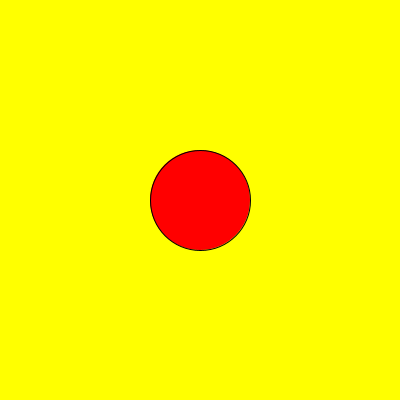
Frame 1 (no input)
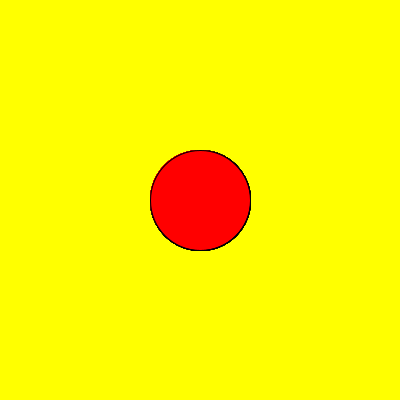
Frame 60 (the mouse pressed at the canvas centre just before this capture)
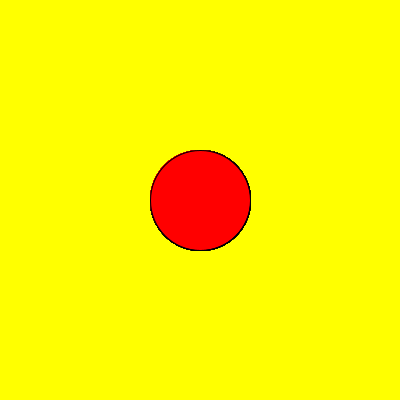
Frame 120 (the mouse held since frame 60 and released just before this capture)

The Processing sketch that drew these frames (run headless with seeded random() and noise(); from frame 60 on, the mouse is pressed at the canvas centre):

// Processing sketch: Bild400x400Kreis
// ── Bild400x400Kreis.pde
void setup()
{
  size(400, 400);
  background(255, 255, 0);
}

void draw()
{
  fill(255, 0, 0);  
  ellipse(200, 200, 100, 100);
}
